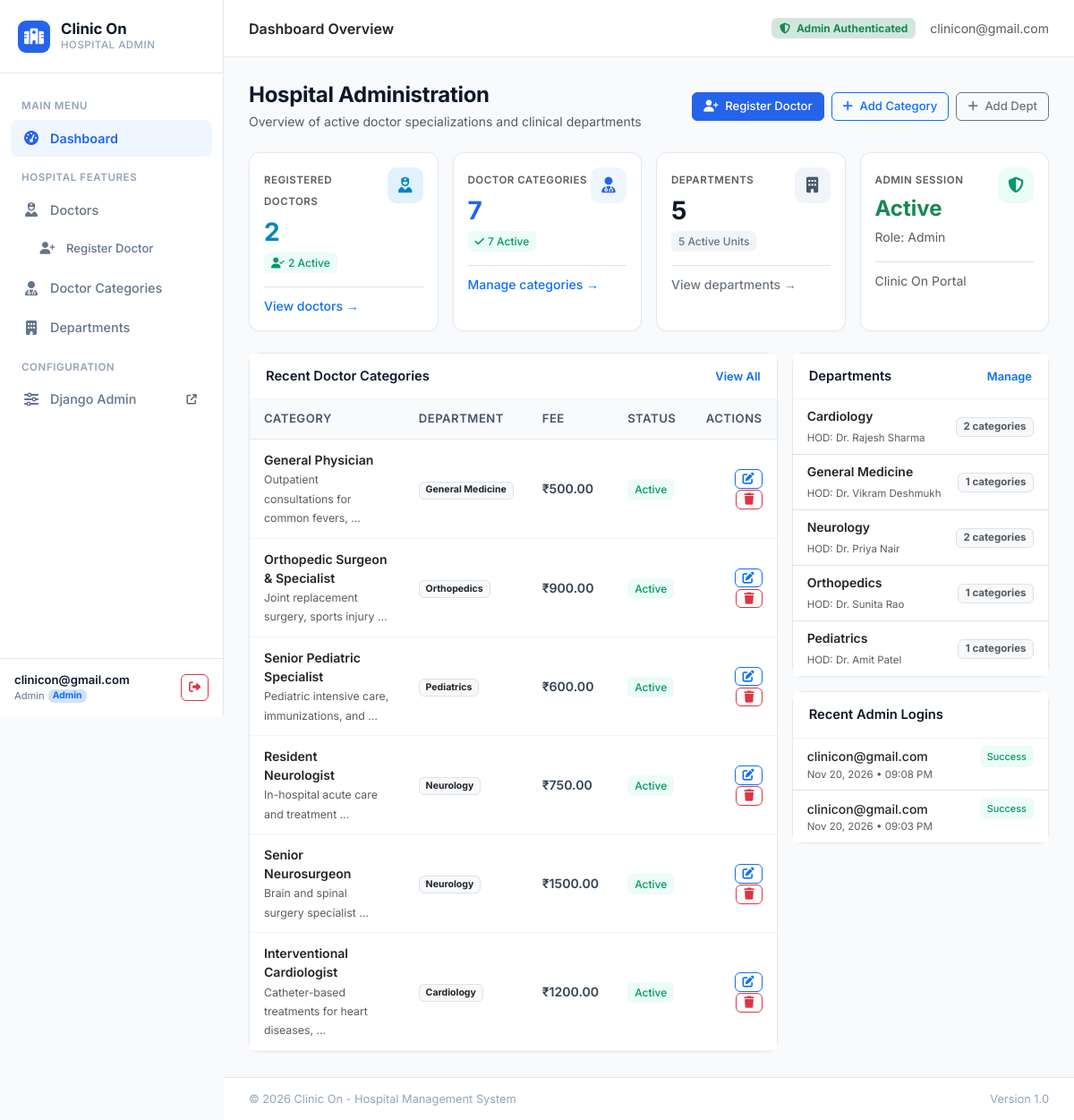
The page / (signed in) on the database as committed earlier.
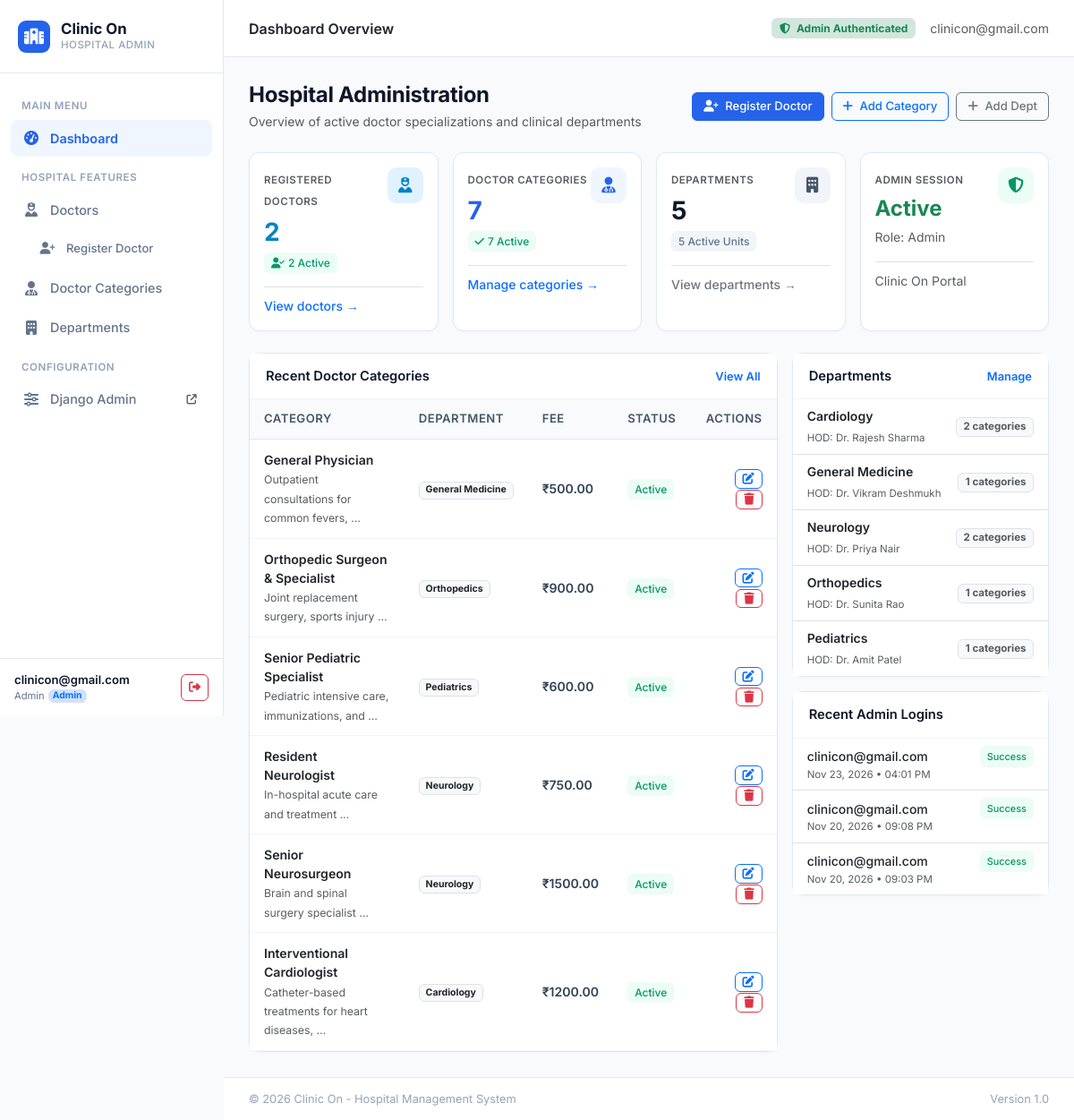
The same page on the database as committed later.
### hospital/models.py (models this page shows, shortened)
class DoctorCategory(models.Model):
    name = models.CharField(max_length=120, verbose_name='Category Name')
    department = models.ForeignKey(
        Department,
        on_delete=models.CASCADE,
        related_name='doctor_categories',
        verbose_name='Department'
    )
    description = models.TextField(blank=True, null=True, verbose_name='Description')
    consultation_fee = models.DecimalField(
        max_digits=10,
        decimal_places=2,
        default=500.00,
        verbose_name='Standard Consultation Fee (₹)'
    )
    is_active = models.BooleanField(default=True, verbose_name='Is Active')
    created_at = models.DateTimeField(auto_now_add=True)
    updated_at = models.DateTimeField(auto_now=True)
    class Meta:
        verbose_name = 'Doctor Category'
        verbose_name_plural = 'Doctor Categories'
        ordering = ['-created_at']

class Department(models.Model):
    name = models.CharField(max_length=100, unique=True, verbose_name='Department Name')
    code = models.CharField(max_length=20, unique=True, blank=True, null=True, verbose_name='Department Code')
    description = models.TextField(blank=True, null=True, verbose_name='Description')
    head_of_department = models.CharField(max_length=100, blank=True, null=True, verbose_name='Head of Department (HOD)')
    is_active = models.BooleanField(default=True, verbose_name='Active Status')
    created_at = models.DateTimeField(auto_now_add=True)
    updated_at = models.DateTimeField(auto_now=True)
    class Meta:
        verbose_name = 'Department'
        verbose_name_plural = 'Departments'
        ordering = ['name']

class LoginLog(models.Model):
    user = models.ForeignKey(
        settings.AUTH_USER_MODEL,
        on_delete=models.CASCADE,
        related_name='login_logs'
    )
    login_time = models.DateTimeField(default=timezone.now)
    ip_address = models.GenericIPAddressField(null=True, blank=True)
    user_agent = models.TextField(blank=True, null=True)
    status = models.CharField(max_length=20, default='Success')
    class Meta:
        verbose_name = 'Login Log'
        verbose_name_plural = 'Login Logs'
        ordering = ['-login_time']

class CustomUser(AbstractUser):
    ROLE_CHOICES = (
        ('Admin', 'Administrator'),
        ('Doctor', 'Doctor'),
        ('Staff', 'Hospital Staff'),
    )
    username = models.CharField(max_length=150, unique=True, blank=True, null=True)
    email = models.EmailField(unique=True, verbose_name='Email Address')
    phone = models.CharField(max_length=20, blank=True, null=True, verbose_name='Phone Number')
    role = models.CharField(max_length=20, choices=ROLE_CHOICES, default='Admin')
    created_at = models.DateTimeField(auto_now_add=True)
    USERNAME_FIELD = 'email'
    REQUIRED_FIELDS = []
    objects = CustomUserManager()
    class Meta:
        verbose_name = 'User'
        verbose_name_plural = 'Users'

### hospital/views.py (the view)
# urls.py: path('', views.admin_dashboard_view, name='dashboard'),
@admin_required
def admin_dashboard_view(request):
    total_categories = DoctorCategory.objects.count()
    active_categories = DoctorCategory.objects.filter(is_active=True).count()
    total_departments = Department.objects.count()
    active_departments = Department.objects.filter(is_active=True).count()
    total_doctors = DoctorRegister.objects.count()
    active_doctors = DoctorRegister.objects.filter(is_active=True).count()
    recent_categories = DoctorCategory.objects.select_related('department').order_by('-created_at')[:6]
    departments_summary = Department.objects.annotate(cat_count=Count('doctor_categories'))[:5]
    recent_logins = LoginLog.objects.filter(user=request.user).order_by('-login_time')[:5]
    recent_doctors = DoctorRegister.objects.select_related('department', 'category').order_by('-registration_date')[:5]
    context = {
        'total_categories': total_categories,
        'active_categories': active_categories,
        'total_departments': total_departments,
        'active_departments': active_departments,
        'total_doctors': total_doctors,
        'active_doctors': active_doctors,
        'recent_categories': recent_categories,
        'departments_summary': departments_summary,
        'recent_logins': recent_logins,
        'recent_doctors': recent_doctors,
    }
    return render(request, 'hospital/dashboard.html', context)

### hospital/views.py (called while the page is built)
def admin_required(view_func):
    @wraps(view_func)
    def _wrapped_view(request, *args, **kwargs):
        if not request.user.is_authenticated:
            return redirect(f"{reverse('login')}?next={request.path}")
        if not (request.user.is_superuser or request.user.is_staff or getattr(request.user, 'role', '') == 'Admin'):
            messages.error(request, "Access restricted: Administrator privileges are required to view this page.")
            return render(request, 'hospital/access_denied.html', {
                'title': 'Access Restricted',
                'user': request.user
            }, status=403)
        return view_func(request, *args, **kwargs)
    return _wrapped_view

### templates/hospital/dashboard.html (shortened to what the changed rows need)
{% extends 'base.html' %}
{% block content %}
<div class="row g-3">
    <div class="col-lg-8">
        <div class="card">
            <div class="card-body p-0">
                {% if recent_categories %}
                    <div class="table-responsive">
                        <table class="table mb-0">
                            <thead>
                                <tr>
                                    <th>Category</th>
                                    <th>Department</th>
                                    <th>Fee</th>
                                    <th>Status</th>
                                    <th class="text-end">Actions</th>
                                </tr>
                            </thead>
                            <tbody>
                                {% for cat in recent_categories %}
                                    <tr>
                                        <td>
                                            <div class="fw-semibold text-dark">{{ cat.name }}</div>
                                            <small class="text-muted">{{ cat.description|truncatewords:5|default:"—" }}</small>
                                        </td>
                                        <td>
                                            <span class="badge bg-light text-dark border">
                                                {{ cat.department.name }}
                                            </span>
                                        </td>
                                        <td>
                                            <span class="fw-semibold">₹{{ cat.consultation_fee }}</span>
                                        </td>
                                        <td>
                                            {% if cat.is_active %}
                                                <span class="badge-soft-success">Active</span>
                                            {% else %}
                                                <span class="badge-soft-secondary">Inactive</span>
                                            {% endif %}
                                        </td>
                                        <td class="text-end">
                                            <a href="{% url 'category_edit' cat.pk %}" class="btn btn-outline-primary btn-sm py-0 px-2" title="Edit">
                                                <i class="fa-solid fa-pen-to-square"></i>
                                            </a>
                                            <a href="{% url 'category_delete' cat.pk %}" class="btn btn-outline-danger btn-sm py-0 px-2 ms-1" title="Delete">
                                                <i class="fa-solid fa-trash"></i>
                                            </a>
                                        </td>
                                    </tr>
                                {% endfor %}
                            </tbody>
                        </table>
                    </div>
                {% else %}
                    <div class="text-center py-5">
                        <p class="text-muted small mb-2">No doctor categories added yet.</p>
                        <a href="{% url 'category_add' %}" class="btn btn-primary btn-sm">Add Category</a>
                    </div>
                {% endif %}
            </div>
        </div>
    </div>
    <div class="col-lg-4">
        <div class="card mb-3">
            <div class="card-body p-0">
                {% if departments_summary %}
                    <ul class="list-group list-group-flush">
                        {% for dept in departments_summary %}
                            <li class="list-group-item d-flex justify-content-between align-items-center py-2 px-3">
                                <div>
                                    <div class="small fw-semibold text-dark">{{ dept.name }}</div>
                                    <small class="text-muted" style="font-size: 0.72rem;">HOD: {{ dept.head_of_department|default:"Not assigned" }}</small>
                                </div>
                                <span class="badge bg-light text-muted border" style="font-size: 0.72rem;">
                                    {{ dept.cat_count }} categories
                                </span>
                            </li>
                        {% endfor %}
                    </ul>
                {% else %}
                    <div class="p-3 text-muted small">No departments configured yet.</div>
                {% endif %}
            </div>
        </div>
        <div class="card">
            <div class="card-body p-0">
                {% if recent_logins %}
                    <ul class="list-group list-group-flush small">
                        {% for log in recent_logins %}
                            <li class="list-group-item py-2 px-3">
                                <div class="d-flex justify-content-between align-items-center">
                                    <span class="fw-medium text-dark">{{ log.user.email }}</span>
                                    <span class="badge-soft-success" style="font-size: 0.68rem;">Success</span>
                                </div>
                                <div class="text-muted" style="font-size: 0.72rem;">
                                    {{ log.login_time|date:"M d, Y • h:i A" }}
                                </div>
                            </li>
                        {% endfor %}
                    </ul>
                {% else %}
                    <div class="p-3 text-muted small">No login history available.</div>
                {% endif %}
            </div>
        </div>
    </div>
</div>
{% endblock %}

Rows that differ between the two databases and show on the page:
added LoginLog: user.email "clinicon@gmail.com", login_time "Nov 23, 2026 • 04:01 PM"
